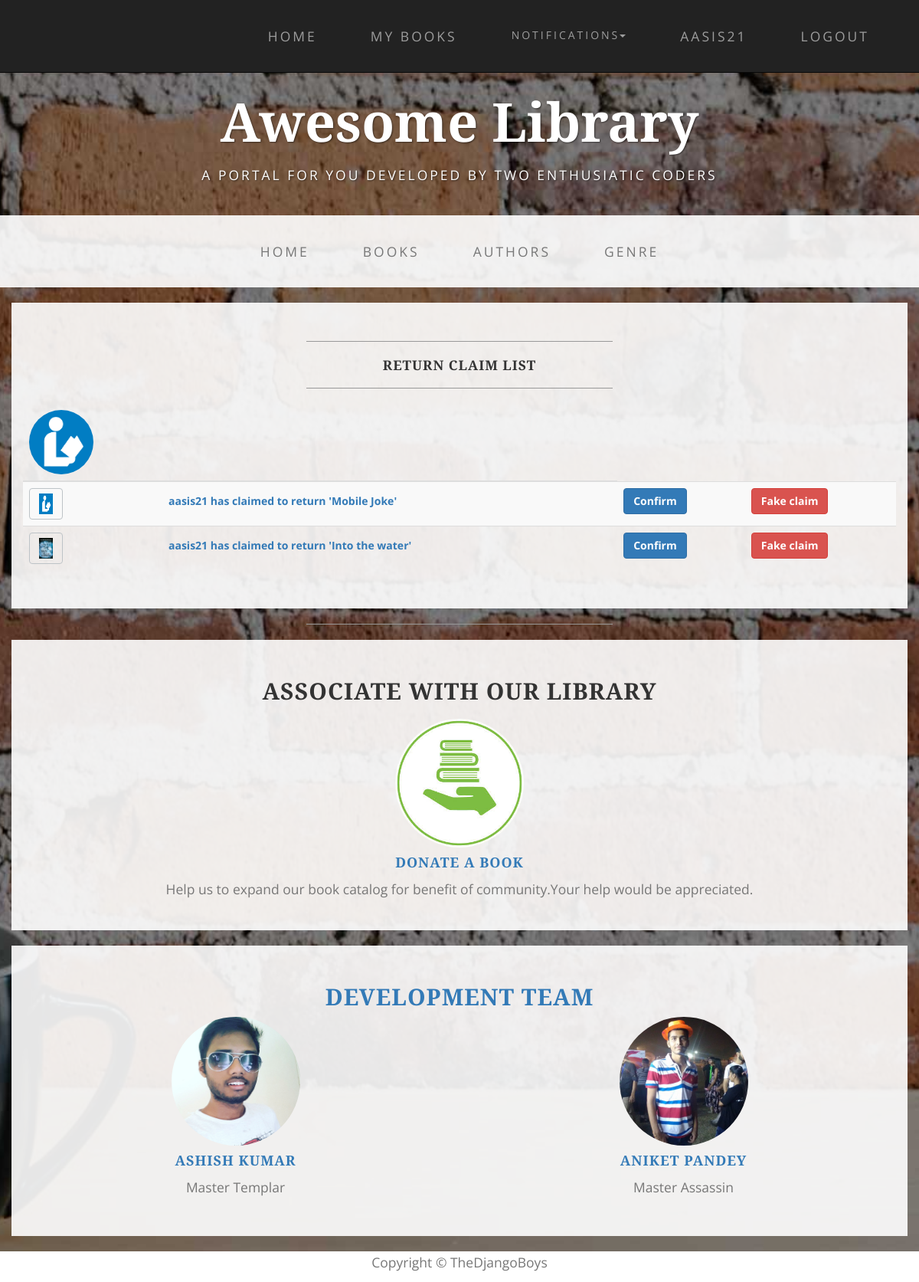
The page /lib/return_claims/ (signed in) on the database its author committed.
### mylib/models.py (models this page shows, shortened)
class BookInstance(models.Model):
    id = models.UUIDField(primary_key=True,default=uuid.uuid4)
    book = models.ForeignKey('Book',on_delete=models.SET_NULL,null=True)
    imprint = models.CharField(max_length=200,blank=True)
    due_back = models.DateField(null=True,blank=True)
    borrower = models.ForeignKey(User,on_delete=models.SET_NULL,null=True,blank=True)
    RETURN_STATUS = (
        ('r', 'Return'),
        ('c', 'Confirm'),
        ('f','Fake request'),
    )
    LOAN_STATUS=(
        ('m','Maintainance'),
        ('o','On_loan'),
        ('a','Available'),
        ('r','Reserved'),
    )
    status=models.CharField(max_length=1,choices=LOAN_STATUS,default='a')
    rtn_status = models.CharField(max_length=1, choices=RETURN_STATUS, null=True, blank=True)
    class Meta:
        ordering=["due_back"]
        permissions=(("lib_perms","librarian permissions"),("manage_books","book management"))

class Book(models.Model):
    title = models.CharField(max_length=200)
    author = models.ForeignKey(Author, on_delete=models.SET_NULL, null=True)
    description = models.TextField(max_length=1000, null=True, blank=True)
    genre = models.ForeignKey(Genre, on_delete=models.SET_NULL, null=True)
    cover = models.ImageField(upload_to=user_directory_path, null=True, blank=True)
    no_instance = models.IntegerField(null=True, blank=True, default=0)
    def image_url(self):
        if self.cover and hasattr(self.cover,'url'):
            return self.cover.url
        else:
            return '/static/1.jpg'

### mylib/views.py (the view)
# urls.py: url(r'^return_claims/(?P<pk>[0-9a-f-]+)/confirm/$', views.confirm_claim, name='confirm_claim'),
@permission_required('mylib.manage_books')
def return_claims(request):
    claim_list=BookInstance.objects.filter(status__exact='o').filter(rtn_status__exact='r')
    return  render(request,'claim_list.html',context={'list':claim_list})

### mylib/backend.py (called while the page is built)
    def get_user(self, user_id):
        try:
            return User.objects.get(pk=user_id)
        except User.DoesNotExist:
            return None

### mylib/global_context.py (called while the page is built)
def notice_context(request):
    if request.user.is_authenticated:
        que= Notification.objects.filter(user=request.user)
        re_note = que.values_list('notice', flat=True)
        note=re_note[::-1]
        if note:
            if len(note)>5:
                notice=note[:5]
            else:
                notice=note
        else:
            notice=['Request Book issue for notifications',]
    else:
        notice = ['Request Book issue for notifications',]
        note=['please login']
    return {'notice':notice,'note':note}

### mylib/templates/claim_list.html (shortened to what this page needs)
{% extends "index.html" %}
{% load staticfiles %}
{% block content %}
<div class="container box">
    <div class="row">
        <div class="col-lg-12">
            <hr>
            <h2 class="intro-text text-center">
                <strong>Return claim List</strong>
            </h2>
            <hr>
            <table class="table table-striped table-responsive">
                <thead class="thead-inverse">
                <tr>
                    <th><img src="{% static 'mylib/img/team/lib.jpg' %}" class="img-responsive img-circle center-block" alt="" align="middle" style="width:6em;height:6em;float:left"></th>
                    <th class="text-center"></th>
                </tr>
                </thead>
                <tbody>
                {% if list %}
                {% for item in list %}
                <tr>
                    <th scope="row"><a class="btn btn-custom"><img src="{{ item.book.image_url }}"  class="img-responsive" alt="" style="width:1em;height:1.5em;float:left"></a></th>
                    <td><a class="btn"><b>{{item.borrower}} has claimed to return '{{item.book.title}}'</b></a></td>
                    <td><a class="btn btn-primary" href="{% url 'confirm_claim' item.pk %}"><b>Confirm</b></a></td>
                    <td><a class="btn btn-danger" href="{% url 'fake_claim' item.pk %}"><b>Fake claim</b></a></td>
                </tr>
                {% endfor %}
                {% else  %}
                <tr>
                    <th scope="row"> <p class="text-center">There is no pending claim</p></th>
                </tr>
                {% endif %}
                </tbody>
            </table>
        </div>
    </div>
</div>
{% endblock content %}

### mylib/templates/index.html (shortened to what this page needs)
<!DOCTYPE html>
<html lang="en">
{% load staticfiles %}
<head>
    <link href="{% static 'mylib/css/bootstrap.min.css' %}" rel="stylesheet">
    <link href="{% static 'mylib/css/business-casual.css' %}" rel="stylesheet">
</head>
<body>
    <nav id="mainNav" class="navbar navbar-inverse navbar-custom navbar-fixed-top">
        <div class="container">
            <div class="collapse navbar-collapse" id="bs-example-navbar-collapse-1">
                 <ul class="nav navbar-nav navbar-right">
                    <li>
                        <a href="{% url 'index' %}">Home</a>
                    </li>
                    {% if user.is_authenticated %}
                    <li><a href="{% url 'my_books' %}">My Books</a></li>
                     <li class="dropdown">
                         <a class="btn btn-link dropdown-toggle" data-toggle="dropdown"type="button">Notifications<span class="caret"></span></a>
                     </li>
                    {% endif %}
                    {% if user.is_authenticated %}
                    <li><a href="#">{{user.get_username}}</a></li>
                    <li><a href="{% url 'logout' %}?next={{request.path}}">Logout</a></li>
                    {% else %}
                    <li><a href="{% url 'login' %}?next={{request.path}}">Login</a></li>
                     <li><a href="{% url 'sign_in' %}?next={{request.path}}">Sign-in</a></li>
                    {% endif %}
                </ul>
            </div>
        </div>
    </nav>
    <div class="brand main">Awesome Library</div>
    <div class="address-bar">A PORTAL FOR YOU DEVELOPED BY TWO ENTHUSIATIC CODERS</div>
    <nav class="navbar navbar-default" role="navigation">
        <div class="container">
            <div class="collapse navbar-collapse" id="bs-example-navbar-collapse-1">
                <ul class="nav navbar-nav">
                    <li>
                        <a href="{% url 'index' %}">Home</a>
                    </li>
                    <li>
                        <a href="{% url 'books' %}">Books</a>
                    </li>
                    <li>
                        <a href="{% url 'authors' %}">Authors</a>
                    </li>
                    <li>
                        <a href="{% url 'genre' %}">Genre</a>
                    </li>
                </ul>
            </div>
        </div>
    </nav>
    {% block content  %}{% endblock %}
    <hr>
    <section id="services">
        <div class="container box ">
            <div class="row ">
                <div class="col-lg-12 text-center">
                    <h2 class="section-heading">Associate with our Library</h2>
                </div>
            </div>
            <div class="row text-center">
                {% if user.is_authenticated %}
                <div class="col-md-12">
                    <span>
                        <img src={% static "mylib/img/service/2.jpg" %}   class="img-responsive img-circle center-block" style="width:12em;height:12em" alt="" align="middle">
                    </span>
                    <h4 class="service-heading"><a href="{% url 'sign_in' %}">Donate a Book</h4>
                    <p class="text-muted">Help us to expand our book catalog for benefit of community.Your help would be appreciated. </p>
                </div>
                {% endif %}
            </div>
        </div>
        </section>
    <section id="team" class="bg-light-gray">
        <div class="container box">
            <div class="row">
                <div class="col-lg-12 text-center">
                    <h2 class="section-heading">Development Team</h2>
                </div>
            </div>
            <div class="row">
                <div class="col-sm-6">
                    <div class="team-member text-center">
                        <img src={% static "mylib/img/team/1.jpg" %}   class="img-responsive img-circle center-block" style="width:12em;height:12em" alt="" align="middle">
                        <h4>Ashish Kumar</h4>
                        <p class="text-muted">Master Templar</p>
                    </div>
                </div>
                <div class="col-sm-6 text-center">
                    <div class="team-member">
                        <img src="{% static "mylib/img/team/2.jpg" %}" class="img-responsive img-circle center-block"  style="width:12em;height:12em" alt="">
                        <h4>Aniket Pandey</h4>
                        <p class="text-muted">Master Assassin</p>
                    </div>
                </div>
            </div>
            <div class="row">
                <div class="col-lg-8 col-lg-offset-2 text-center">
                </div>
            </div>
        </div>
    </section>
    <div class="col-lg-12 text-center " style="background:white;height:40px">
        <p class="text-muted">Copyright &copy; TheDjangoBoys</p>
    </div>
</body>
</html>

### mylib/templates/index.html (style rules this page uses)
#mainNav { background-color:light; }
.main { margin-top:80px; }

### rows shown on the page
BookInstance: shows a picture, borrower "aasis21", book "Mobile Joke"
BookInstance: book.image_url (picture), borrower "aasis21", book "Into the water"

### other values the page prints
{{ user.get_username }} "AASIS21"
